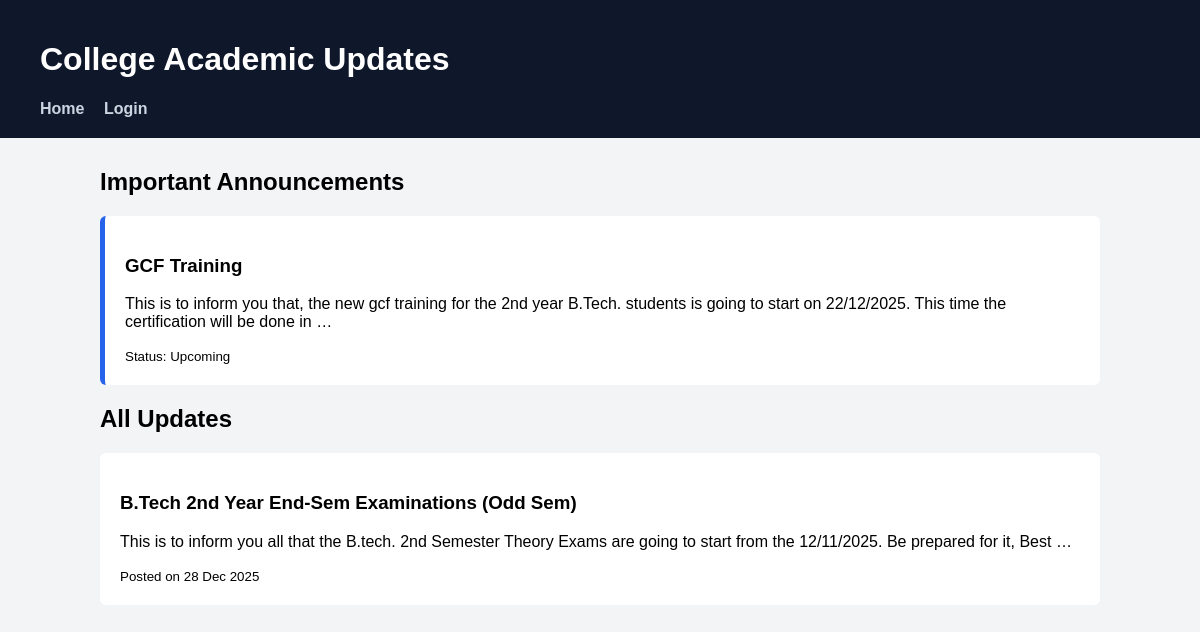
The page / on the database its author committed.
### updates/models.py (models this page shows, shortened)
class Announcement(models.Model):
    STATUS_CHOICES = [
        ('upcoming', 'Upcoming'),
        ('ongoing', 'Ongoing'),
        ('completed', 'Completed'),
    ]
    title = models.CharField(max_length=200)
    category = models.ForeignKey(Category, on_delete=models.CASCADE)
    description = models.TextField()
    status = models.CharField(max_length=20, choices=STATUS_CHOICES)
    is_pinned = models.BooleanField(default=False)
    created_at = models.DateTimeField(auto_now_add=True)
    event_date = models.DateField(null=True, blank=True)

### updates/views.py (the view)
# urls.py: 2. Add a URL to urlpatterns:  path('', views.home, name='home')
def home(request):
    pinned = Announcement.objects.filter(is_pinned=True).order_by('-created_at')
    latest = Announcement.objects.filter(is_pinned=False).order_by('-created_at')
    categories = Category.objects.all()
    return render(request, 'updates/home.html', {
        'pinned': pinned,
        'latest': latest,
        'categories': categories
    })

### updates/templates/updates/home.html
{% extends 'updates/base.html' %}
{% block content %}
<h2>Important Announcements</h2>
{% for a in pinned %}
<div class="card highlight">
    <h3>{{ a.title }}</h3>
    <p>{{ a.description|truncatewords:30 }}</p>
    <small>Status: {{ a.status|title }}</small>
</div>
{% empty %}
<p>No pinned announcements.</p>
{% endfor %}
<h2>All Updates</h2>
{% for a in latest %}
<div class="card">
    <h3>{{ a.title }}</h3>
    <p>{{ a.description|truncatewords:25 }}</p>
    <small>Posted on {{ a.created_at|date:"d M Y" }}</small>
</div>
{% empty %}
<p>No announcements available.</p>
{% endfor %}
{% endblock %}

### static/style.css (style rules this page uses)
body { font-family: Arial, sans-serif; background: #f3f4f6; margin: 0; }
.card { background: white; padding: 20px; margin-bottom: 20px; border-radius: 6px; }
.highlight { border-left: 5px solid #2563eb; }

### rows shown on the page
Announcement: title "GCF Training", description "This is to inform you that, the new gcf training for the 2nd year B.Tech. students is going to start on 22/12/2025. This time the certification will be done in …", status "Upcoming"
Announcement: title "B.Tech 2nd Year End-Sem Examinations (Odd Sem)", description "This is to inform you all that the B.tech. 2nd Semester Theory Exams are going to start from the 12/11/2025. Be prepared for it, Best …", created_at "28 Dec 2025"
